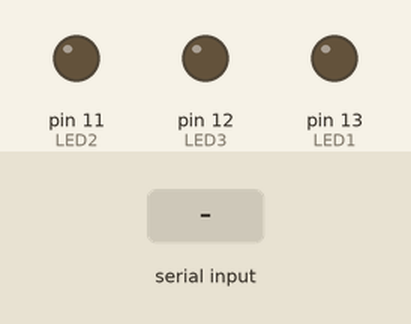
Simulated run of this sketch. Board: Arduino Uno, built with avr-gcc and run on an emulated ATmega328P. Shown: output pins drawn as LEDs (lit = HIGH). The inputs (shaded band) are chosen by the test bench. What the sketch prints to the serial monitor is not drawn.

Above: at 3.3 s.
3.4 s: "LED1ON" received over Serial
At 5.3 s:
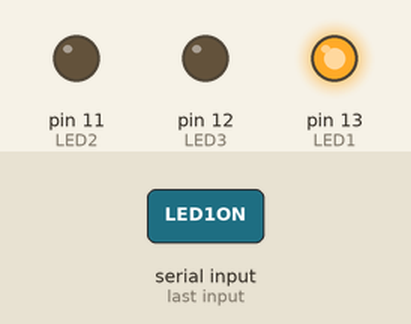
6.0 s: "LED2ON" received over Serial
At 8.3 s:
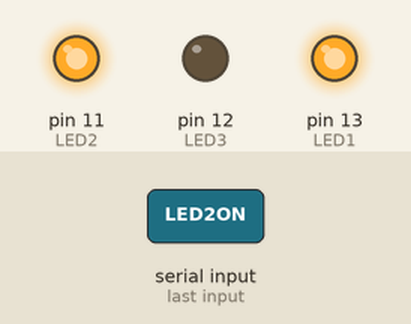
8.6 s: "LED3ON" received over Serial
At 10.5 s:
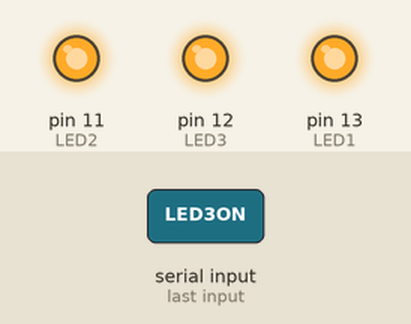
11.2 s: "LED1OFF" received over Serial
At 13.5 s:
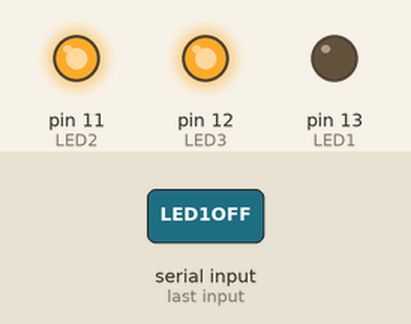
13.8 s: "LED2OFF" received over Serial
At 15.7 s:
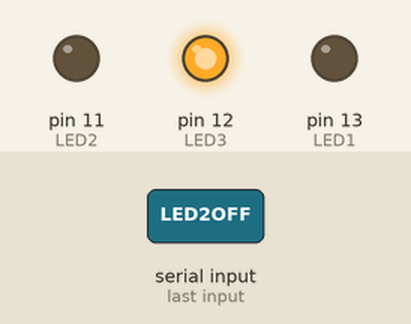
16.4 s: "LED3OFF" received over Serial
At 18.9 s:
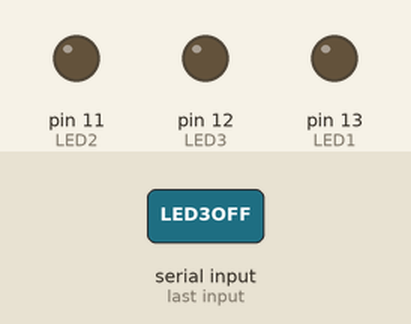
Timing chart, 0 to 20.0 s (numbered marks = the images above; inputs shaded):
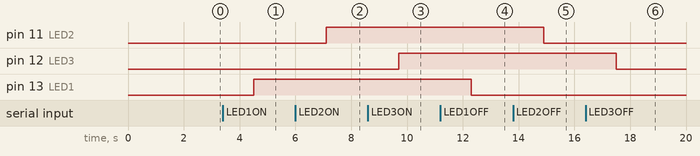

The sketch:

GSM_CODE.ino
```cpp
String textMessage;
const int LED1 = 13;
const int LED2 = 11;
const int LED3 = 12;
void setup() {
  // put your setup code here, to run once:
pinMode(13,OUTPUT);
pinMode(11,OUTPUT);
pinMode(12,OUTPUT);
Serial.begin(19200);
//Give time to GSM shield log on to network
delay(2000);
//AT Command to set SIM900 to SMS Mode
Serial.println("AT+CMGF=1\r");
delay(100);
}

void loop() {
  // put your main code here, to run repeatedly:
if(Serial.available()>0)
{
  textMessage = Serial.readString();
  textMessage.toUpperCase();
  delay(100);
}
if(textMessage.indexOf("LED1ON")>=0)
{
  digitalWrite(LED1,HIGH);
  textMessage = "";
  delay(1000);
}
if(textMessage.indexOf("LED2ON")>=0)
{
  digitalWrite(LED2,HIGH);
  textMessage = "";
}
if(textMessage.indexOf("LED3ON")>=0)
{
  digitalWrite(LED3,HIGH);
  textMessage = "";
}
if(textMessage.indexOf("LED1OFF")>=0)
{
  digitalWrite(LED1,LOW);
  textMessage = "";
}
if(textMessage.indexOf("LED2OFF")>=0)
{
  digitalWrite(LED2,LOW);
  textMessage = "";
}
if(textMessage.indexOf("LED3OFF")>=0)
{
  digitalWrite(LED3,LOW);
  textMessage = "";
}
if(textMessage.indexOf("ALLON")>=0)
{
  digitalWrite(LED1,HIGH);
  digitalWrite(LED2,HIGH);
  digitalWrite(LED3,HIGH);
  textMessage = "";
}
if(textMessage.indexOf("ALLOFF")>=0)
{
  digitalWrite(LED1,LOW);
  digitalWrite(LED2,LOW);
  digitalWrite(LED3,LOW);
  textMessage = "";
}
}
```

Measured:
- after the input at 3.4 s, pin 13 (LED1): LOW → HIGH after 1.1 s
- after the input at 6.0 s, pin 11 (LED2): LOW → HIGH after 1.1 s
- after the input at 8.6 s, pin 12 (LED3): LOW → HIGH after 1.1 s
- after the input at 11.2 s, pin 13 (LED1): HIGH → LOW after 1.1 s
- after the input at 13.8 s, pin 11 (LED2): HIGH → LOW after 1.1 s
- after the input at 16.4 s, pin 12 (LED3): HIGH → LOW after 1.1 s
